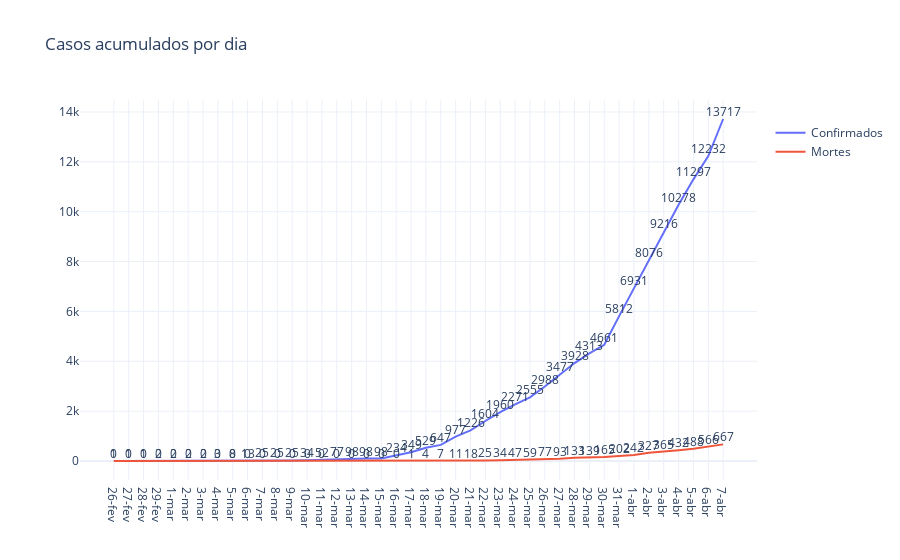

Notebook code for this chart:
### Code cell
# Plot confirmed cases

fig = go.Figure(
    [
        go.Scatter(x = dadosdia.data, y = dadosdia.casos, mode="lines+text",
    name="Confirmados",
    text=dadosdia.casos,
    textposition="top center"),
        go.Scatter(x = dadosdia.data, y = dadosdia.mortes, mode="lines+text",
    name="Mortes",
    text=dadosdia.mortes,
    textposition="top center"), 
      #  go.Scatter(x = dadosdia.data, y = curados, mode="lines+text",
   # name="Curados",
   # text=curados,
   # textposition="top center"),  
    ]
)

fig.update_layout(title='Casos acumulados por dia',legend_title='<b> </b>',
                   
                   showlegend=True, template="plotly_white",direction='clockwise',)

fig.show()

### Figure 1 — Plotly figure (JSON) as saved in the notebook; plotly's stock layout.template omitted (floating-point values rounded to 4 significant figures)
{"data": [{"mode": "lines+text", "name": "Confirmados", "text": [1, 1, 1, 2, 2, 2, 2, 3, 8, 13, 25, 25, 25, 34, 52, 77, 98, 98, 98, 234, 349, 529, 647, 977, 1226, 1604, 1960, 2271, 2555, 2988, 3477, 3928, 4313, 4661, 5812, 6931, 8076, 9216, 10278, 11297, 12232, 13717], "textposition": "top center", "type": "scatter", "x": ["26-fev", "27-fev", "28-fev", "29-fev", "1-mar", "2-mar", "3-mar", "4-mar", "5-mar", "6-mar", "7-mar", "8-mar", "9-mar", "10-mar", "11-mar", "12-mar", "13-mar", "14-mar", "15-mar", "16-mar", "17-mar", "18-mar", "19-mar", "20-mar", "21-mar", "22-mar", "23-mar", "24-mar", "25-mar", "26-mar", "27-mar", "28-mar", "29-mar", "30-mar", "31-mar", "1-abr", "2-abr", "3-abr", "4-abr", "5-abr", "6-abr", "7-abr"], "y": [1, 1, 1, 2, 2, 2, 2, 3, 8, 13, 25, 25, 25, 34, 52, 77, 98, 98, 98, 234, 349, 529, 647, 977, 1226, 1604, 1960, 2271, 2555, 2988, 3477, 3928, 4313, 4661, 5812, 6931, 8076, 9216, 10278, 11297, 12232, 13717]}, {"mode": "lines+text", "name": "Mortes", "text": [0, 0, 0, 0, 0, 0, 0, 0, 0, 0, 0, 0, 0, 0, 0, 0, 0, 0, 0, 0, 1, 4, 7, 11, 18, 25, 34, 47, 59, 77, 93, 133, 139, 165, 202, 242, 327, 365, 432, 488, 566, 667], "textposition": "top center", "type": "scatter", "x": ["26-fev", "27-fev", "28-fev", "29-fev", "1-mar", "2-mar", "3-mar", "4-mar", "5-mar", "6-mar", "7-mar", "8-mar", "9-mar", "10-mar", "11-mar", "12-mar", "13-mar", "14-mar", "15-mar", "16-mar", "17-mar", "18-mar", "19-mar", "20-mar", "21-mar", "22-mar", "23-mar", "24-mar", "25-mar", "26-mar", "27-mar", "28-mar", "29-mar", "30-mar", "31-mar", "1-abr", "2-abr", "3-abr", "4-abr", "5-abr", "6-abr", "7-abr"], "y": [0, 0, 0, 0, 0, 0, 0, 0, 0, 0, 0, 0, 0, 0, 0, 0, 0, 0, 0, 0, 1, 4, 7, 11, 18, 25, 34, 47, 59, 77, 93, 133, 139, 165, 202, 242, 327, 365, 432, 488, 566, 667]}], "layout": {"direction": "clockwise", "legend": {"title": {"text": "<b> </b>"}}, "showlegend": true, "title": {"text": "Casos acumulados por dia"}}}
